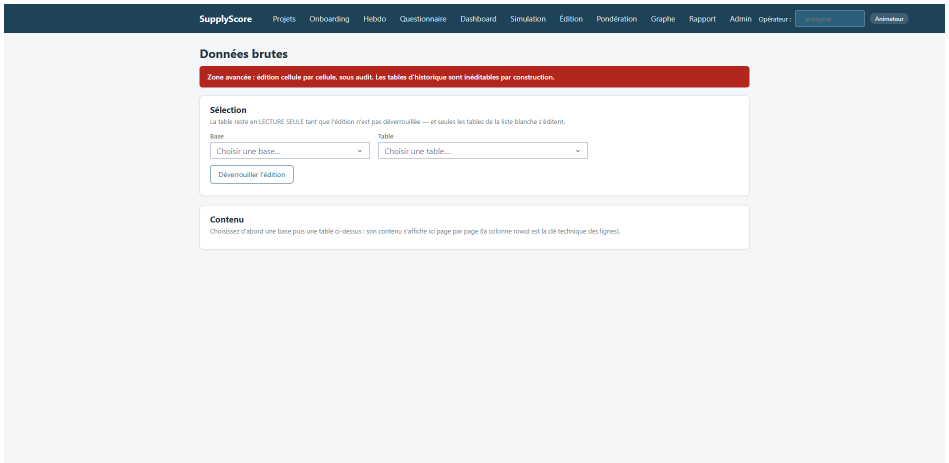
#> input picture docs/BST_DISCO_JH_2026/Images/4.Operations/admin.png, 1898 x 926 px, given in place of questionnaire_screenshot.png, which was not available (shown at 1/2 size)
$ python annotate_screens.py
#> lines starting #> are read from the running program, lines starting #| are printed output that depends on the picture; after the words box and inside, x2 and y2 are one past the last pixel; in counts of white or black regions, pixels touching at a corner belong together; pictures that were not available may be replaced by others from this repository, and a replacement may not be noted
"""Crop the two application screenshots and give each an English key.

The delivered application has a French interface, because it is operated by a
French research programme, and re-shooting it in English would misrepresent the
artefact. A full-page capture reduced to report width is also unreadable in any
language. Each capture is therefore cropped to the region the surrounding text
discusses and set beside a key that translates the interface terms in the order
they appear, which keeps the evidence authentic and the figure readable.

    C:\\PRIVEE\\AZURE\\.venv\\Scripts\\python.exe annotate_screens.py
"""
from __future__ import annotations

from pathlib import Path

from PIL import Image, ImageDraw, ImageFont

SOURCE = Path(__file__).resolve().parents[3] / "BST_DISCO_JH_2026" / "Images" / "4.Operations"
#: Les captures annotees vivent avec leurs sources : les deux rapports les
#: partagent par graphicspath, une seule copie sur le disque.
SORTIE = SOURCE

NAVY = (4, 57, 98)
AZURE = (0, 139, 210)
GREY_LINE = (205, 206, 218)
BLUE_BG = (235, 243, 249)
WHITE = (255, 255, 255)

#: Largeur de la colonne de traduction, a droite de la capture.
CLE = 620

#: Repertoires ou chercher une police de la charte.
POLICES = (
    Path("C:/Windows/Fonts"),
    Path("C:/texlive/2026/texmf-dist/fonts/truetype/public/carlito"),
)


def police(taille: int) -> ImageFont.FreeTypeFont:
    """Carlito si presente, sinon une sans-serif systeme."""
    for nom in ("Carlito-Regular.ttf", "calibri.ttf", "arial.ttf", "DejaVuSans.ttf"):
        for base in POLICES:
            if (base / nom).is_file():
                return ImageFont.truetype(str(base / nom), taille)
    return ImageFont.load_default()


def cle_anglaise(nom: str, boite: tuple[int, int, int, int],
                 titre: str, entrees: list[tuple[str, str]], sortie: str) -> None:
    """Recadre la capture et pose la cle de traduction a sa droite.

    Args:
        boite: (gauche, haut, droite, bas) dans l'image d'origine.
        entrees: paires (terme d'interface, equivalent anglais), dans l'ordre
            ou elles apparaissent a l'ecran.
    """
#> called with nom = 'questionnaire_screenshot', boite = (400, 340, 1500, 926), titre = 'Interface terms', sortie = 'questionnaire_annotated.png'
    image = Image.open(SOURCE / f"{nom}.png").crop(boite)
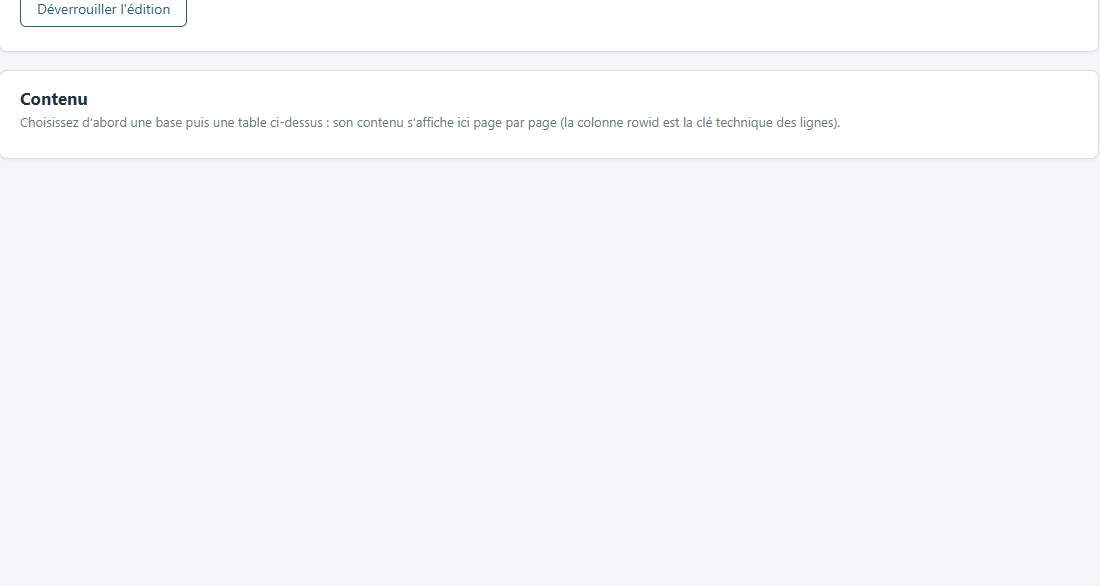
#> image: PIL image 1100x586 RGB; mean R, G, B 245.6, 247.2, 248.8
    largeur, hauteur = image.size
#> largeur = 1100; hauteur = 586
    toile = Image.new("RGB", (largeur + CLE, hauteur), WHITE)
#> toile: PIL image 1720x586 RGB; every value is 255
    toile.paste(image, (0, 0))

    dessin = ImageDraw.Draw(toile)
    dessin.rectangle([0, 0, largeur - 1, hauteur - 1], outline=GREY_LINE, width=2)

    marge = largeur + 34
#> marge = 1134
    dessin.rectangle([largeur + 18, 0, largeur + CLE - 1, hauteur - 1],
                     fill=BLUE_BG, outline=GREY_LINE, width=2)
    dessin.text((marge, 34), titre, fill=NAVY, font=police(27), anchor="lm")
    dessin.line([(marge, 58), (largeur + CLE - 34, 58)], fill=AZURE, width=2)

    fonte_fr, fonte_en = police(21), police(23)
    for index, (terme, anglais) in enumerate(entrees):
        y = 92 + index * 62
        dessin.text((marge, y), terme, fill=(120, 130, 145), font=fonte_fr, anchor="lm")
        dessin.text((marge + 16, y + 27), anglais, fill=NAVY, font=fonte_en, anchor="lm")

    toile.save(SORTIE / sortie)
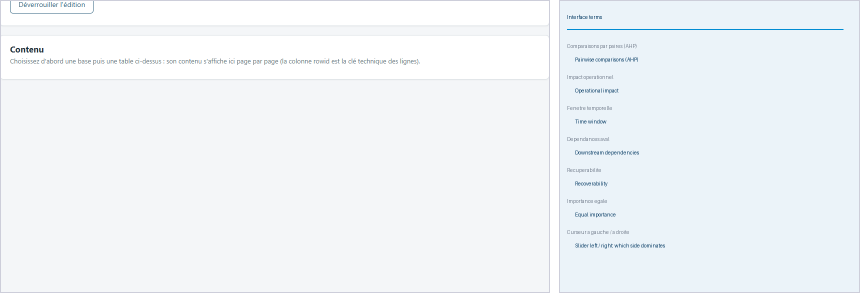
#> saved as questionnaire_annotated.png: PIL image 1720x586 RGB (shown at 1/2 size); mean R, G, B 240.7, 244.8, 248.1
    print(f"wrote {SORTIE / sortie}  ({toile.size[0]}x{toile.size[1]})")
#| wrote docs/BST_DISCO_JH_2026/Images/4.Operations/questionnaire_annotated.png  (1720x586)


cle_anglaise(
    "questionnaire_screenshot",
    boite=(400, 340, 1500, 926),
    titre="Interface terms",
    entrees=[
        ("Comparaisons par paires (AHP)", "Pairwise comparisons (AHP)"),
        ("Impact operationnel", "Operational impact"),
        ("Fenetre temporelle", "Time window"),
        ("Dependances aval", "Downstream dependencies"),
        ("Recuperabilite", "Recoverability"),
        ("Importance egale", "Equal importance"),
        ("Curseur a gauche / a droite", "Slider left / right: which side dominates"),
    ],
    sortie="questionnaire_annotated.png",
)

cle_anglaise(
    "hebdo",
    boite=(400, 160, 1500, 900),
    titre="Interface terms",
    entrees=[
        ("Revue hebdomadaire", "Weekly review"),
        ("Noeud en revue", "Node under review"),
        ("Volet 1 - Evaluation AHP", "Panel 1: AHP assessment"),
        ("Volet 2 - KPIs de la semaine", "Panel 2: this week's indicators"),
        ("Volet 3 - Jalons", "Panel 3: milestone progress"),
        ("Volet 4 - Evenements & decision", "Panel 4: events and decision"),
        ("Cloture", "Close: commits as one signed transaction"),
    ],
    sortie="weekly_review_annotated.png",
)
#> call 2 of cle_anglaise, with nom = 'hebdo', boite = (400, 160, 1500, 900), titre = 'Interface terms', sortie = 'weekly_review_annotated.png'
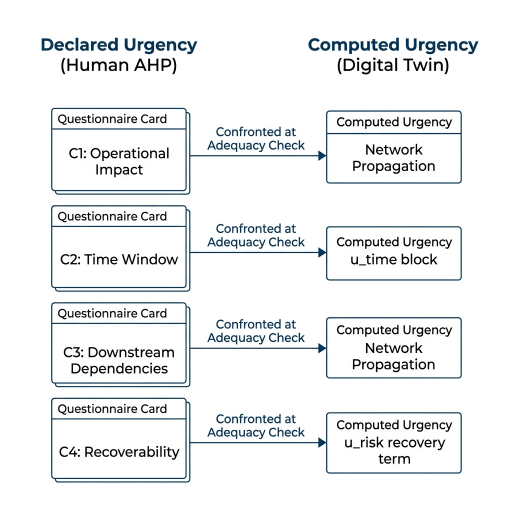
#> input picture docs/BST_DISCO_JH_2026/Images/4.Operations/ahp_criteria_mapping.png, 1024 x 1024 px, given in place of hebdo.png, which was not available (shown at 1/2 size)
#> in cle_anglaise (call 2), `image = Image.open(SOURCE / f"{nom}.png").crop(boite)`:
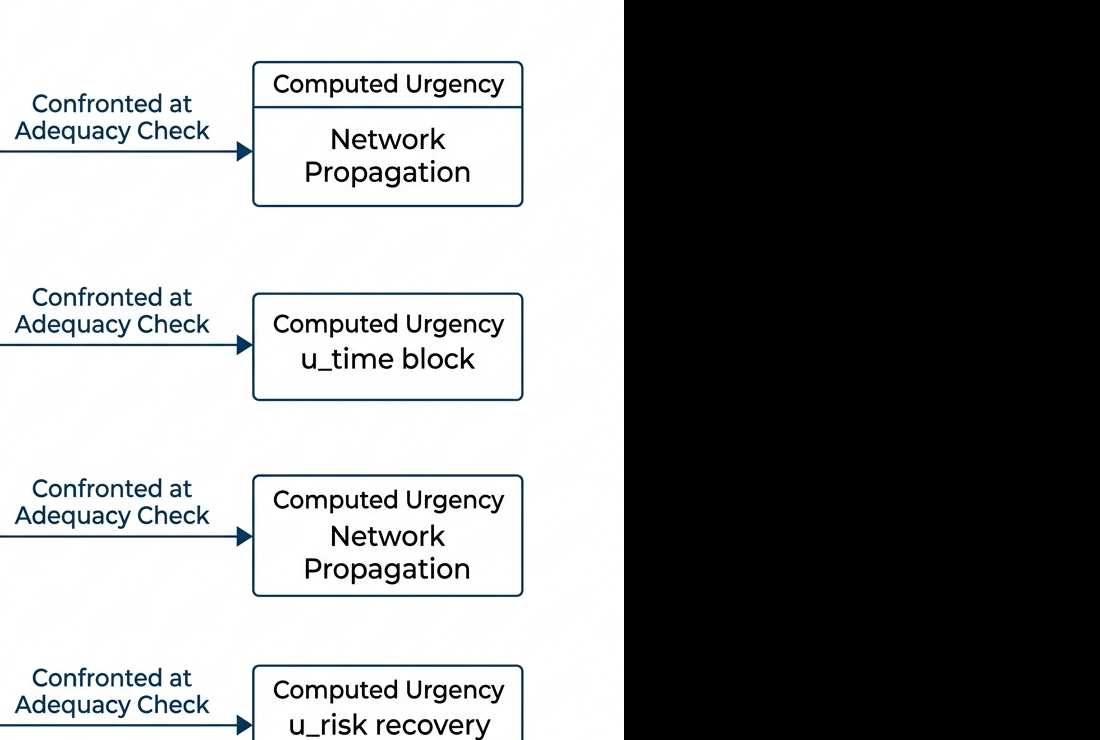
#> image: PIL image 1100x740 RGB; mean R, G, B 135.1, 136, 136.6
#> in cle_anglaise (call 2), `toile = Image.new("RGB", (largeur + CLE, hauteur), WHITE)`: toile: PIL image 1720x740 RGB; every value is 255
#> in cle_anglaise (call 2), `toile.save(SORTIE / sortie)`:
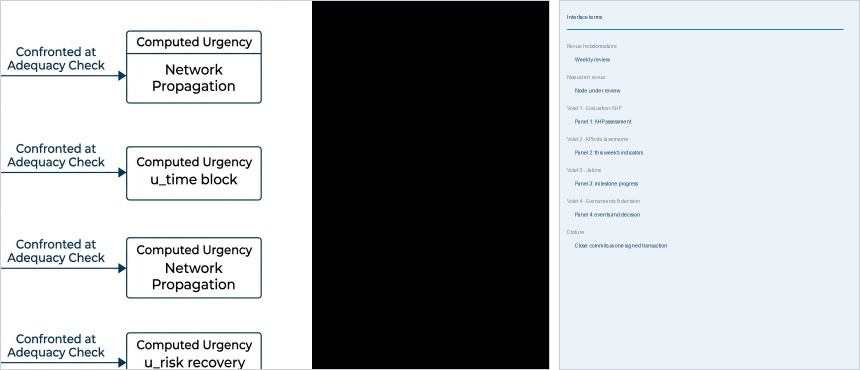
#> saved as weekly_review_annotated.png: PIL image 1720x740 RGB (shown at 1/2 size); mean R, G, B 170.9, 174.5, 177.1
#| wrote docs/BST_DISCO_JH_2026/Images/4.Operations/weekly_review_annotated.png  (1720x740)

cle_anglaise(
    "criticite",
    boite=(399, 2105, 1535, 2758),
    titre="Interface terms",
    entrees=[
        ("Criticite systematique", "Systematic criticality"),
        ("Pour chaque noeud actif", "For every active node of the project"),
        ("Analyser la criticite (top 15)", "Rank nodes by criticality"),
        ("Pire choc local par noeud", "Worst local shock, node by node"),
        ("dUr du client final si le noeud tombait",
         "Rise in the final customer's real urgency if this node failed"),
        ("Assemblage final", "Final assembly"),
        ("Nacelles & structures", "Nacelles and structures"),
        ("Propulsion electrique", "Electric propulsion"),
        ("Cellules de secours", "Backup cells"),
    ],
    sortie="criticality_annotated.png",
)
#> call 3 of cle_anglaise, with nom = 'criticite', boite = (399, 2105, 1535, 2758), titre = 'Interface terms', sortie = 'criticality_annotated.png'
#> in cle_anglaise (call 3), `image = Image.open(SOURCE / f"{nom}.png").crop(boite)`: image: PIL image 1136x653 RGB; every value is 0
#> in cle_anglaise (call 3), `toile = Image.new("RGB", (largeur + CLE, hauteur), WHITE)`: toile: PIL image 1756x653 RGB; every value is 255
#> in cle_anglaise (call 3), `toile.paste(image, (0, 0))`:
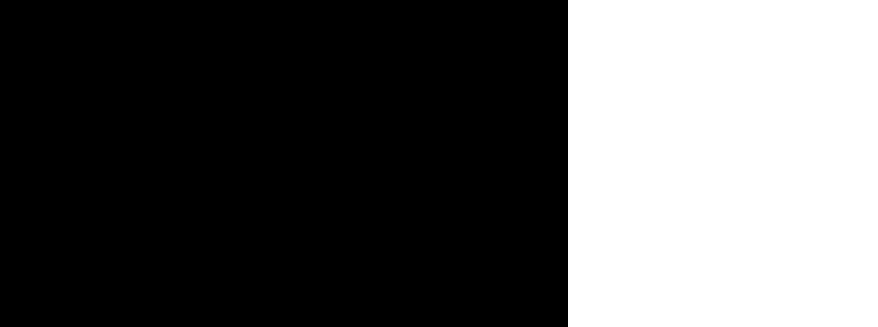
#> toile: PIL image 1756x653 RGB (shown at 1/2 size); 35.3% white; 1 white region, box (x1, y1, x2, y2) and area: (1136, 0, 1756, 653) 404860
#> in cle_anglaise (call 3), `toile.save(SORTIE / sortie)`:
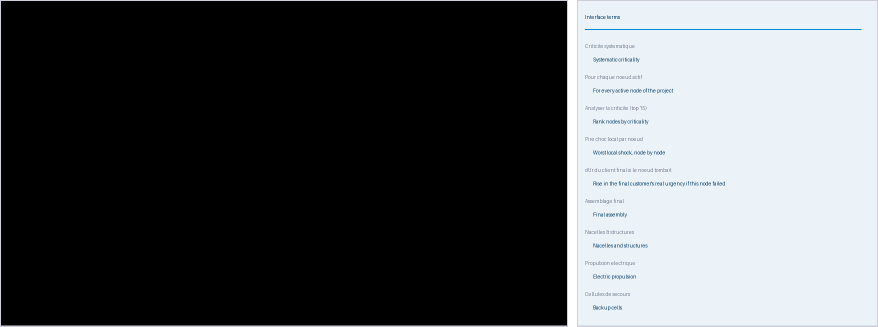
#> saved as criticality_annotated.png: PIL image 1756x653 RGB (shown at 1/2 size); mean R, G, B 83.3, 86.3, 88.6
#| wrote docs/BST_DISCO_JH_2026/Images/4.Operations/criticality_annotated.png  (1756x653)
